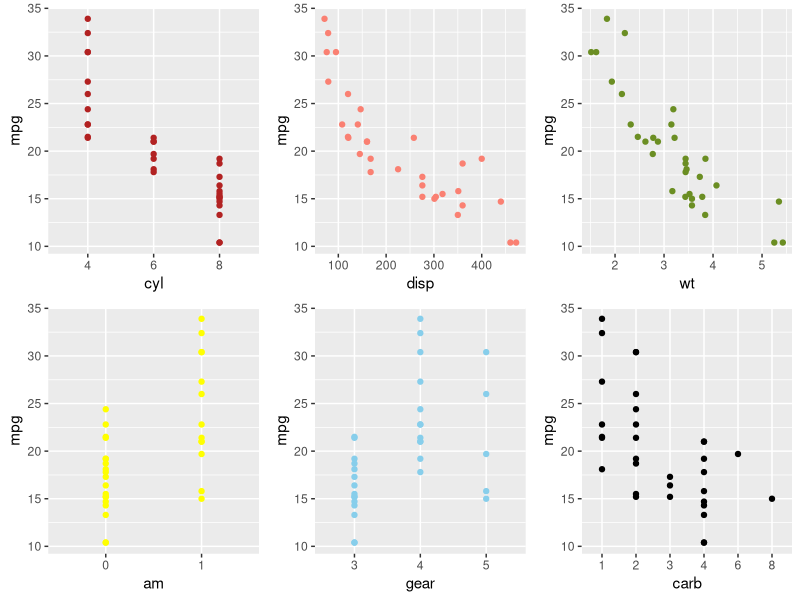
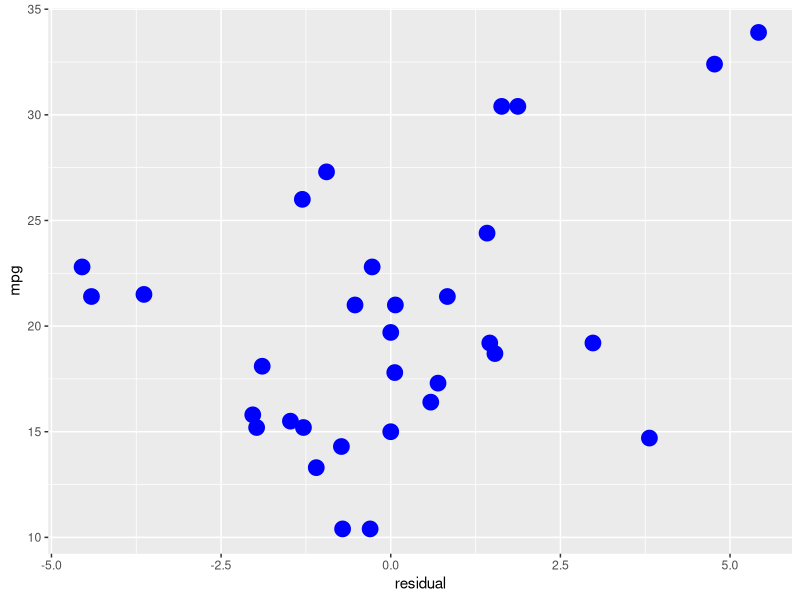

These charts were generated, in order, by the following R code:
## ---- chunk 1
str(mtcars)

mtcars$am <- factor(mtcars$am)
mtcars$cyl <- factor(mtcars$cyl)
mtcars$gear <- factor(mtcars$gear)
mtcars$carb <- factor(mtcars$carb)
## ---- chunk 2
head(mtcars)
## ---- chunk 3
library(ggplot2)
cylPlot <- ggplot(mtcars, aes(y=mpg, x=cyl))
cylPlot <- cylPlot + geom_point(color="firebrick")

dispPlot <- ggplot(mtcars, aes(y=mpg, x=disp))
dispPlot <- dispPlot + geom_point(color="salmon")

wtPlot <- ggplot(mtcars, aes(y=mpg, x=wt))
wtPlot <- wtPlot + geom_point(color="olivedrab")

amPlot <- ggplot(mtcars, aes(y=mpg, x=am))
amPlot <- amPlot + geom_point(color="yellow")

gearPlot <- ggplot(mtcars, aes(y=mpg, x=gear))
gearPlot <- gearPlot + geom_point(color="skyblue")

carbPlot <- ggplot(mtcars, aes(y=mpg, x=carb))
carbPlot <- carbPlot + geom_point(color="black")

library(grid)

pushViewport(viewport(layout = grid.layout(2, 3)))
print(cylPlot, vp = viewport(layout.pos.row = 1, layout.pos.col = 1))
print(dispPlot, vp = viewport(layout.pos.row = 1, layout.pos.col = 2))
print(wtPlot, vp = viewport(layout.pos.row = 1, layout.pos.col = 3))

print(amPlot, vp = viewport(layout.pos.row = 2, layout.pos.col = 1))
print(gearPlot, vp = viewport(layout.pos.row = 2, layout.pos.col = 2))
print(carbPlot, vp = viewport(layout.pos.row = 2, layout.pos.col = 3))
## ---- chunk 4
summary(lm(mpg ~ ., data=mtcars))$coefficients

summary(lm(mpg ~ wt, data=mtcars))$coefficients

model <- lm(mpg ~ am + wt + cyl + carb, data=mtcars)
summary(model)$coefficients
## ---- chunk 5
r <- resid(model)
df <- data.frame(mtcars$mpg, r)
colnames(df) <- c("mpg", "residual")
g <- ggplot(data=df, aes(y=mpg, x=residual))
g <- g + geom_point(size=5, colour="blue")
g
